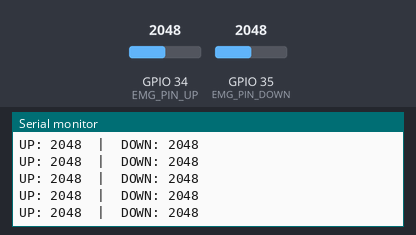
This sketch was run on a simulated ESP32. Parts: the last lines printed to the serial monitor. The inputs (shaded band) are chosen by the test bench; at power-on: GPIO 35 (EMG_PIN_DOWN) = 2048, GPIO 34 (EMG_PIN_UP) = 2048. USB keyboard and mouse output is not drawn.

Above: at 2.9 s.
3.0 s: GPIO 35 (EMG_PIN_DOWN) set to 1849
At 3.5 s:
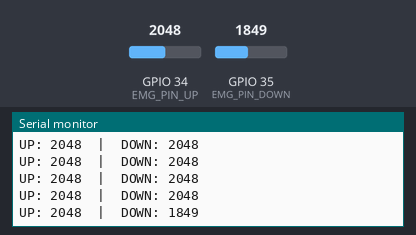
4.5 s: GPIO 35 (EMG_PIN_DOWN) set to 1763
At 5.01 s:
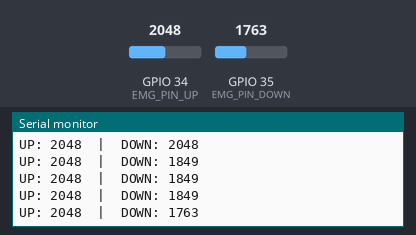
Timing chart, 0 to 7.5 s (numbered marks = the images above; inputs shaded):
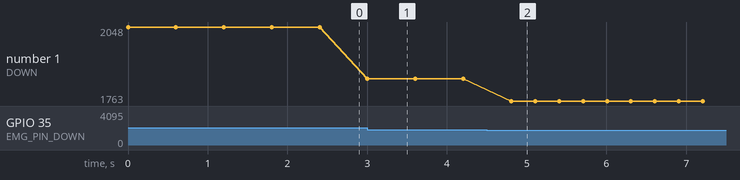

Measured:
- after the input at 3.0 s, the serial monitor: prints a new line at once (image 1)
- after the input at 4.5 s, the serial monitor: prints a new line after 0.31 s (image 2)
- plotted number 1: 2048 → 1849 after the input at 3.0 s, 1849 → 1763 after the input at 4.5 s

The sketch:

EMG_2CH_BLE_Keyboard.ino
```cpp
#include <BleKeyboard.h>

BleKeyboard bleKeyboard("EMG Controller", "Jatin", 100);

const int EMG_PIN_UP   = 34;
const int EMG_PIN_DOWN = 35;

void setup() {
  Serial.begin(115200);
  bleKeyboard.begin();
  Serial.println("EMG BLE Keyboard initializing...");
}

void loop() {
  if (bleKeyboard.isConnected()) {
    int emgUp   = analogRead(EMG_PIN_UP);
    int emgDown = analogRead(EMG_PIN_DOWN);

    Serial.print("UP: "); Serial.print(emgUp);
    Serial.print("  |  DOWN: "); Serial.println(emgDown);

    if (emgUp >= 1800) {
      bleKeyboard.press(KEY_UP_ARROW);
      delay(100);
      bleKeyboard.release(KEY_UP_ARROW);
      delay(200);
    }

    if (emgDown >= 1800) {
      bleKeyboard.press(KEY_DOWN_ARROW);
      delay(100);
      bleKeyboard.release(KEY_DOWN_ARROW);
      delay(200);
    }
  }
}
```
